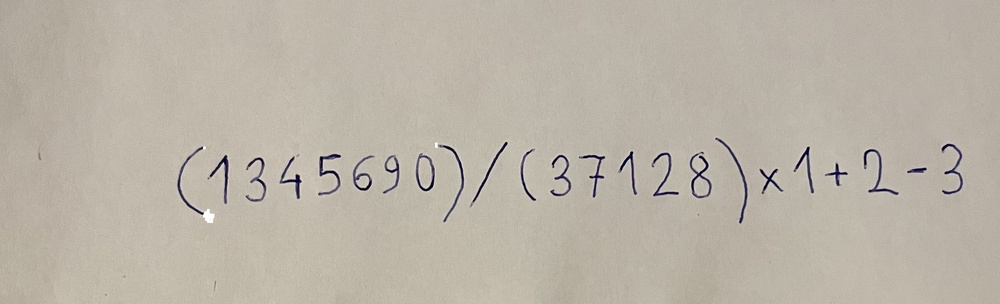
#> input picture imgs/big_equation.jpg, 1000 x 304 px, shrunk from 3009 x 915 before the run
$ python -i text_detection.py   (imports and definitions only)
#> lines starting #> are read from the running program, lines starting #| are printed output that depends on the picture; after the words box and inside, x2 and y2 are one past the last pixel; in counts of white or black regions, pixels touching at a corner belong together
#> further down, picture is the input picture: shape (304, 1000, 3); mean B, G, R 167, 179.1, 186.4
# -*- coding: utf-8 -*-
"""
Created on Fri Dec 17 22:45:16 2021

@author: Filip
"""


import numpy as np
import cv2


def get_boxes(image):
    grayImage = cv2.cvtColor(image, cv2.COLOR_BGR2GRAY)
    (_, blackAndWhiteImage) = cv2.threshold(
        grayImage, 115, 255, cv2.THRESH_BINARY)
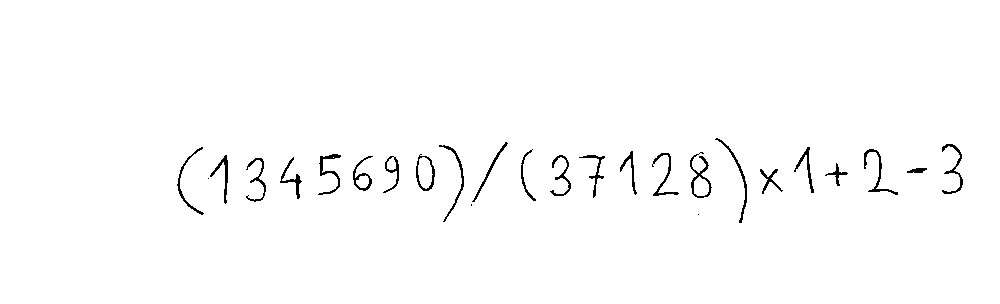
#> blackAndWhiteImage: shape (304, 1000); 98.6% white; black in thin lines or dots, all inside (x1, y1, x2, y2) = (177, 138, 963, 223)

    reverse_image = cv2.bitwise_not(blackAndWhiteImage)

    horizontal_regions = separateHorizontal(reverse_image)

    char_crops = []

    for region in horizontal_regions:
        x_0 = region[0]
        x_1 = region[1]

        if 5 > x_1 - x_0:
            continue

        vertical_regions = separateVertical(reverse_image[:, x_0:x_1])

        max_dy = 0
        max_dy_y_0 = 0
        max_dy_y_1 = 0

        for region in vertical_regions:
            y_0 = region[0]
            y_1 = region[1]
            if y_1 - y_0 > max_dy:
                max_dy_y_0 = y_0
                max_dy_y_1 = y_1
                max_dy = y_1 - y_0

        char_crops.append((x_0, x_1, max_dy_y_0, max_dy_y_1))

    return char_crops


def separateHorizontal(reverse_image):
    empty_vert_lines = []
    (H, W) = reverse_image.shape[:2]
#> H = 304; W = 1000

    for vertical_line_index in range(W):
        sum_line = np.sum(reverse_image[:, vertical_line_index])
        if sum_line != 0:
            empty_vert_lines.append(vertical_line_index)
#> this loop made 1000 passes
#> sum_line on passes 1 to 3: 0, 0, 0
#> after the loop, empty_vert_lines = 529 values from 177 to 962

    horizontal_regions = []

    current_region_start = 0
    last_index = -2
    last_line = empty_vert_lines[-1:][0]
#> last_line = 962

    for i in empty_vert_lines:
        if i > last_index+1:
            if last_index != -2:
                horizontal_regions.append((current_region_start, last_index))
            current_region_start = i
        elif i == last_line:
            if current_region_start != last_line-2:
                horizontal_regions.append((current_region_start, i))
        last_index = i
#> this loop made 529 passes
#> (i, current_region_start, last_index) on passes 1, 28, 29, 47: (177, 177, 177), (208, 208, 208), (210, 210, 210), (246, 246, 246)
#> current_region_start on passes 67, 89, 112, 132, 148, 167: 280, 318, 353, 383, 416, 439
#> after the loop, horizontal_regions = [(177, 203), (208, 208), (210, 227), (246, 265), (280, 301), (318, 340), (353, 372), (383, 398), (416, 434), (439, 463), (471, 507), (521, 535), (550, 570), (579, 604), (620, 636), (652, 678), (690, 711), (715, 746), (760, 782), (794, 813), (825, 847), (864, 897), (907, 926), (942, 962)]

    return horizontal_regions


def separateVertical(reverse_image):
    empty_hor_lines = []
    (H, W) = reverse_image.shape[:2]

    for horizontal_line_index in range(H):
        sum_line = np.sum(reverse_image[horizontal_line_index])
        if sum_line != 0:
            empty_hor_lines.append(horizontal_line_index)

    vertical_regions = []

    current_region_start = 0
    last_index = -2
    last_line = empty_hor_lines[-1:][0]

    for i in empty_hor_lines:
        if i > last_index+1:
            if last_index != -2:
                vertical_regions.append((current_region_start, last_index))
            current_region_start = i
        elif i == last_line:
            if current_region_start != last_line-2:
                vertical_regions.append((current_region_start, i))
        last_index = i

    return vertical_regions

>>> import cv2
>>> picture = cv2.imread('imgs/big_equation.jpg')
>>> result = get_boxes(picture)
#> the loop in get_boxes, `for region in horizontal_regions:` made 24 passes
#> (x_0, x_1, W in separateVertical, last_line in separateVertical, vertical_regions) on passes 1, 3, 4, 5, 6, 7, 8, 9, 10, 11, 12, 13: (177, 203, 26, 214, [(147, 214)]), (210, 227, 17, 203, [(155, 203)]), (246, 265, 19, 201, [(158, 201)]), (280, 301, 21, 198, [(157, 198)]), (318, 340, 22, 194, [(154, 194)]), (353, 372, 19, 190, [(156, 190)]), (383, 398, 15, 192, [(156, 192)]), (416, 434, 18, 190, [(154, 190)]), (439, 463, 24, 221, [(145, 221)]), (471, 507, 36, 205, [(142, 201), (204, 205)]), (521, 535, 14, 200, [(149, 200)]), (550, 570, 20, 195, [(155, 195)])
#> after the loop in get_boxes, `for region in horizontal_regions:`: char_crops = 23 items, first 6: (177, 203, 147, 214), (210, 227, 155, 203), (246, 265, 158, 201), (280, 301, 157, 198), (318, 340, 154, 194), (353, 372, 156, 190)
#> result has the same summary as char_crops in get_boxes

$ run again, on imgs/twoplustwo.jpg
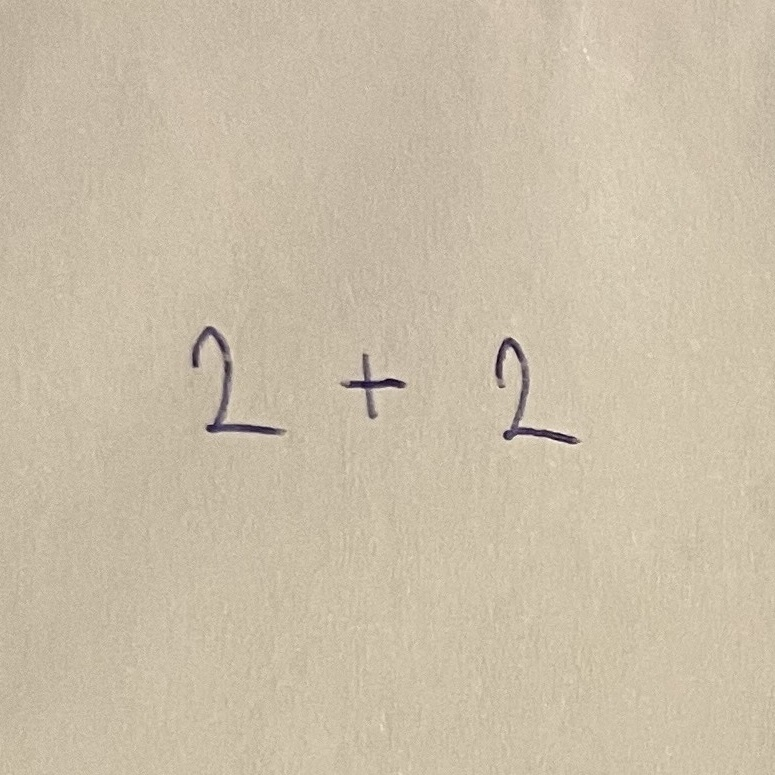
#> input picture imgs/twoplustwo.jpg, 775 x 775 px
#> picture is the input picture: shape (775, 775, 3); mean B, G, R 168.2, 189.9, 202.2
#> in get_boxes, `grayImage = cv2.cvtColor(image, cv2.COLOR_BGR2GRAY)`:
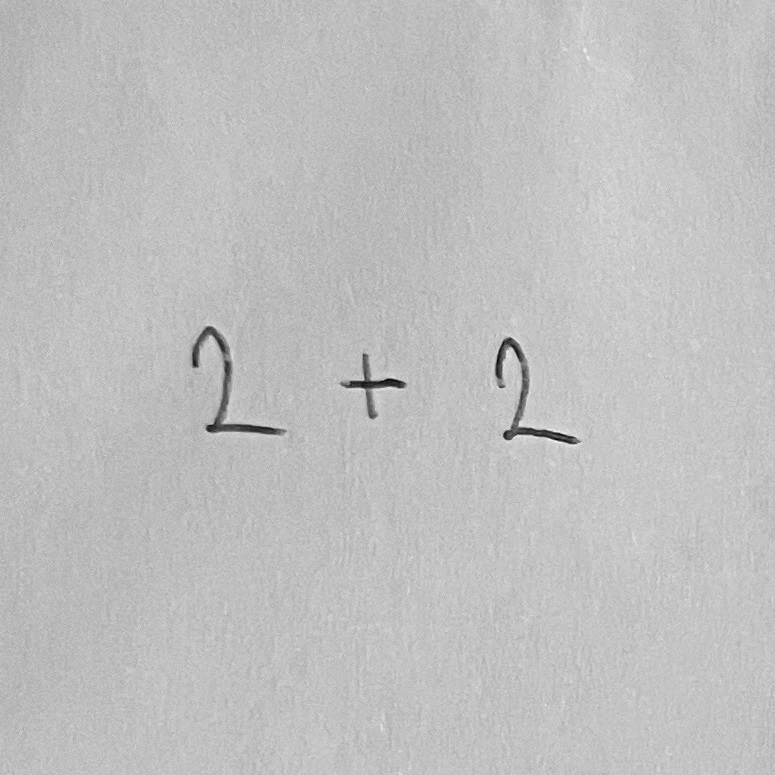
#> grayImage: shape (775, 775); min 4, max 247, mean 191.2
#> in get_boxes, `(_, blackAndWhiteImage) = cv2.threshold( grayImage, 115, 255, cv2.THRE..`:
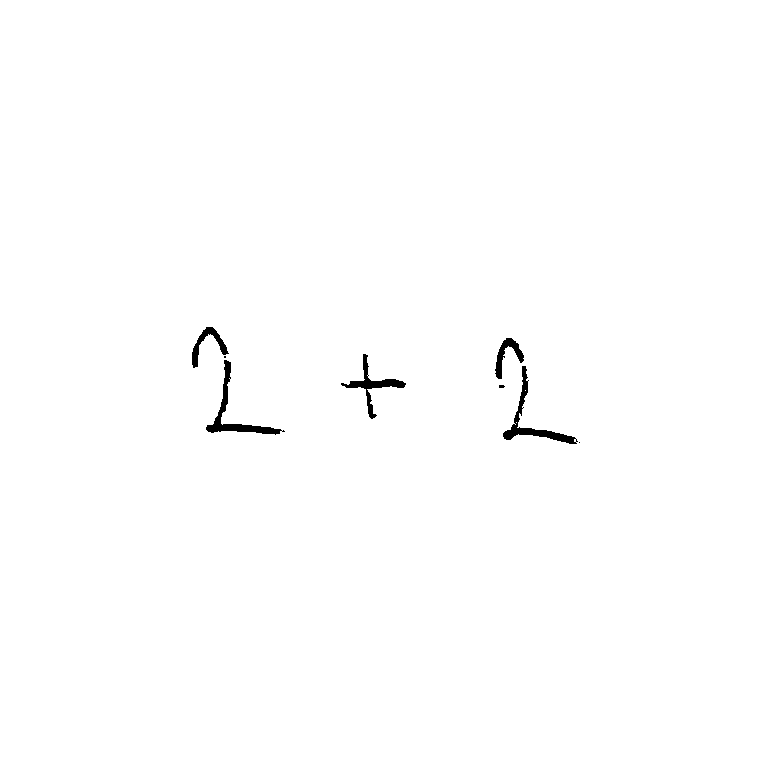
#> blackAndWhiteImage: shape (775, 775); 99.5% white; 8 black regions (3 under 20 px), largest, box (x1, y1, x2, y2) and area: (206, 360, 285, 435) 870, (503, 366, 578, 444) 845, (341, 354, 406, 419) 680, (192, 327, 229, 368) 415, (495, 338, 524, 379) 405
#> the loop in separateHorizontal, `for vertical_line_index in range(W):` made 775 passes
#> sum_line on passes 1 to 3: 0, 0, 0
#> after the loop in separateHorizontal, `for vertical_line_index in range(W):`: empty_vert_lines = 242 values from 192 to 579
#> in separateHorizontal, `last_line = empty_vert_lines[-1:][0]`: last_line = 579
#> the loop in separateHorizontal, `for i in empty_vert_lines:` made 242 passes
#> current_region_start on passes 1, 94, 159, 242: 192, 341, 495, 579
#> after the loop in separateHorizontal, `for i in empty_vert_lines:`: horizontal_regions = [(192, 284), (341, 405), (495, 577)]
#> the loop in get_boxes, `for region in horizontal_regions:` made 3 passes
#> (x_0, x_1, W in separateVertical, last_line in separateVertical, vertical_regions) on passes 1 to 3: (192, 284, 92, 434, [(327, 434)]), (341, 405, 64, 418, [(354, 418)]), (495, 577, 82, 443, [(338, 443)])
#> after the loop in get_boxes, `for region in horizontal_regions:`: char_crops = [(192, 284, 327, 434), (341, 405, 354, 418), (495, 577, 338, 443)]
#> result has the same summary as char_crops in get_boxes
